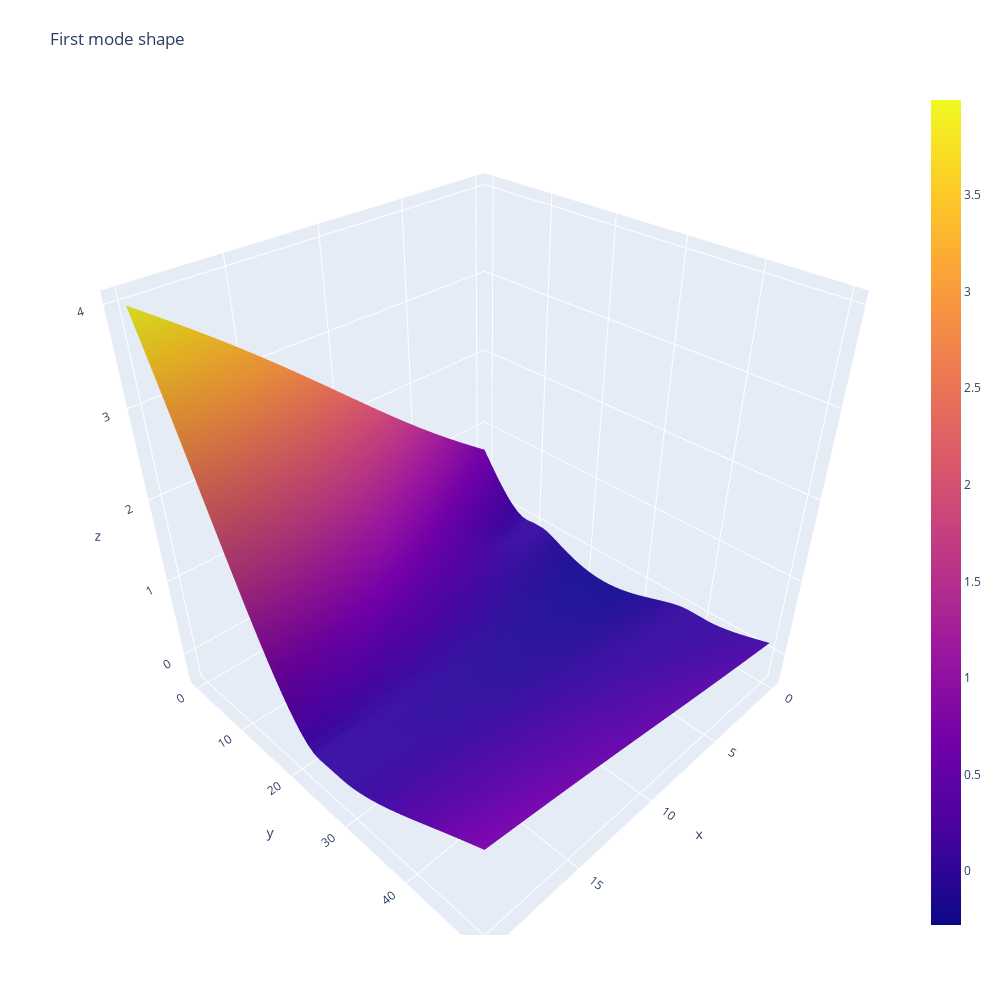

The code cell stored with this chart in its notebook:
### Code cell
z_data = pd.DataFrame(resultados[nElements]['V'][:,0].reshape((nNodesY, nNodesX)))

fig = go.Figure(data=[go.Surface(z=z_data.values)])

fig.update_layout(title='First mode shape', autosize=False,
                  width=1000, height=1000,
                  margin=dict(l=65, r=50, b=65, t=90))

fig.show()

### Figure 1 — Plotly figure (JSON) as saved in the notebook; plotly's stock layout.template omitted (floating-point values rounded to 4 significant figures; data arrays with more than 128 entries replaced by an {"elided": "..."} marker saying what was removed)
{"data": [{"type": "surface", "z": {"elided": "51x21 float values"}}], "layout": {"autosize": false, "height": 1000, "margin": {"b": 65, "l": 65, "r": 50, "t": 90}, "title": {"text": "First mode shape"}, "width": 1000}}
